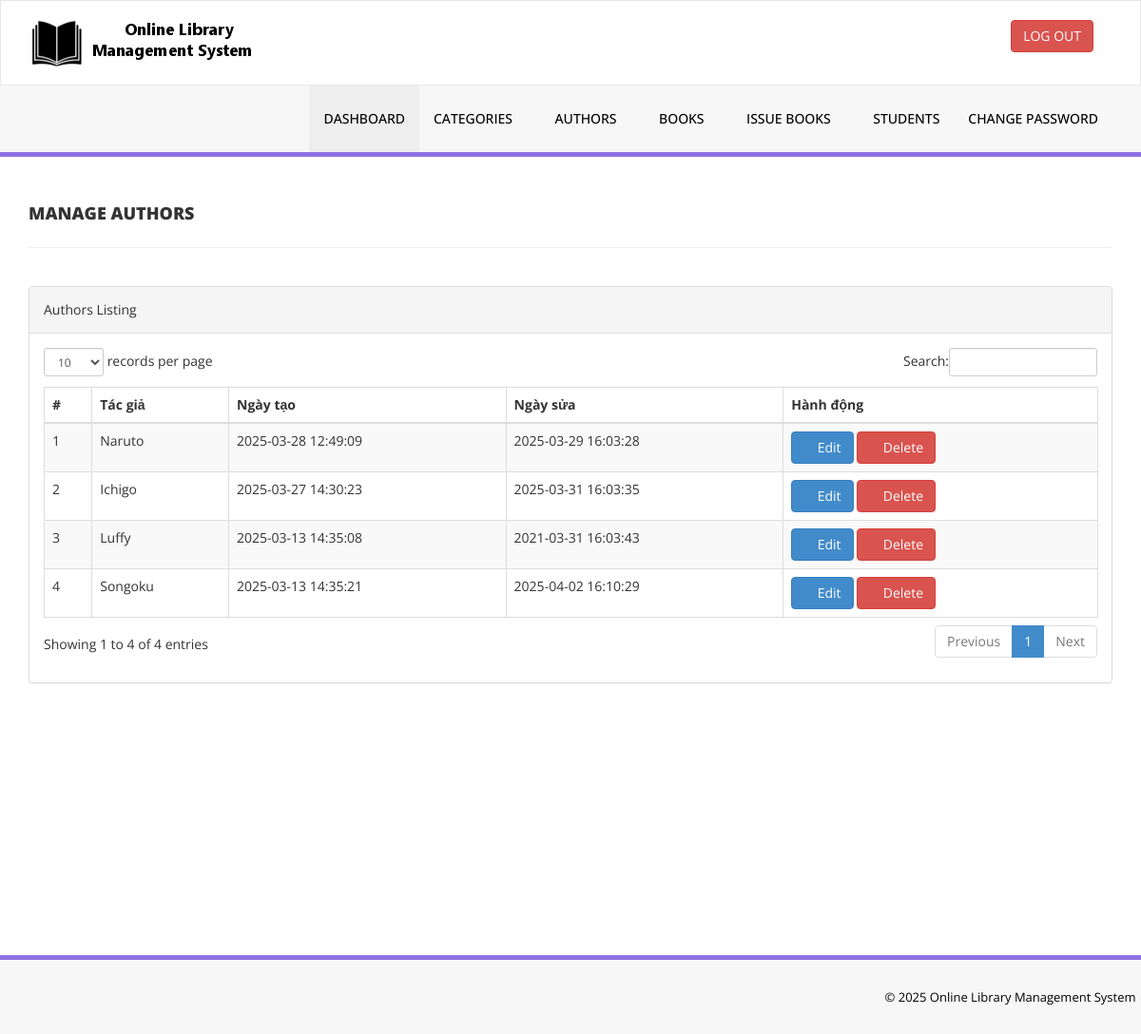
The app's page /admin/manage-authors.php (signed in), older data.
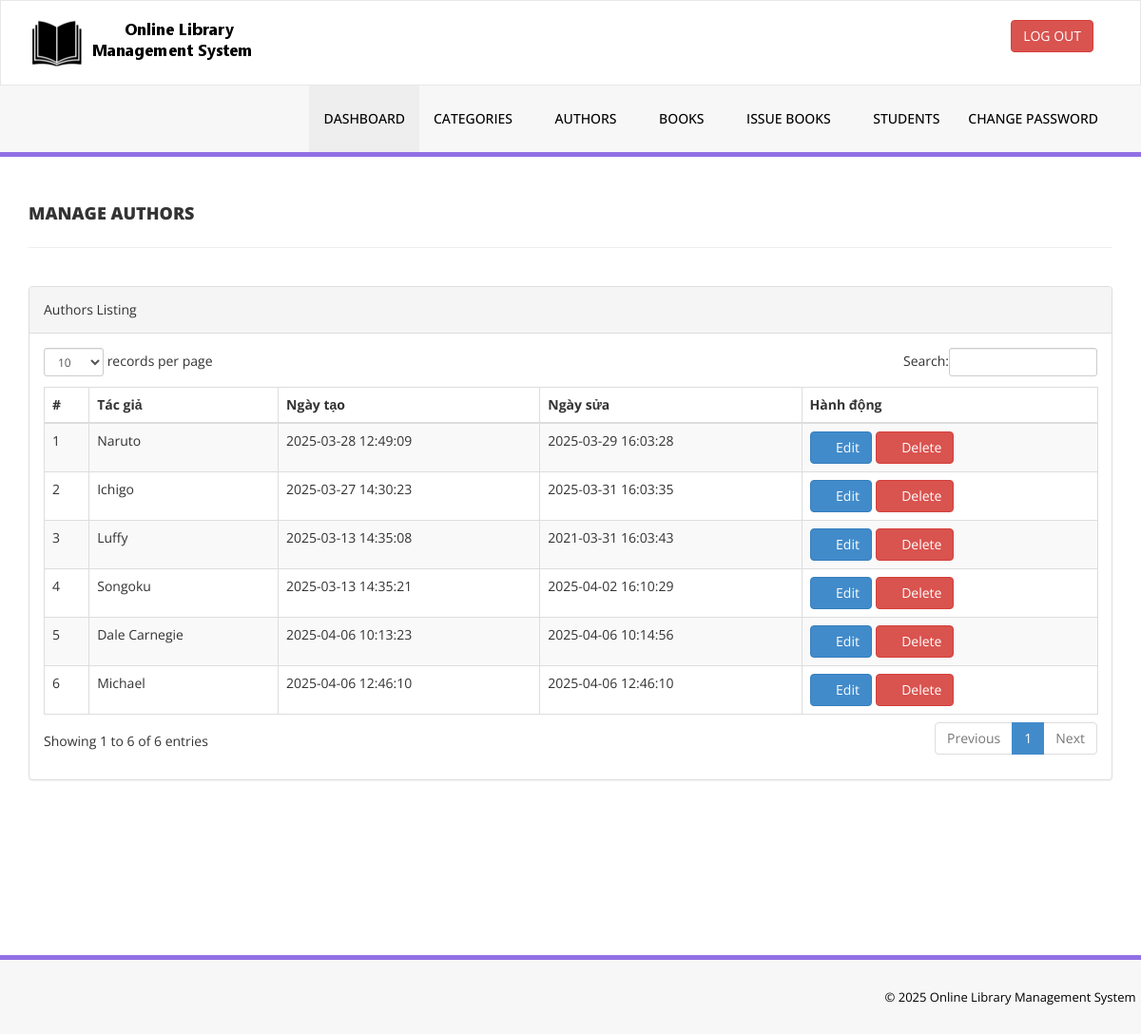
The same page, newer data.
### tables this page shows
CREATE TABLE `tblauthors` (
  `id` int(11) NOT NULL,
  `AuthorName` varchar(159) DEFAULT NULL,
  `creationDate` timestamp NULL DEFAULT current_timestamp(),
  `UpdationDate` timestamp NULL DEFAULT current_timestamp() ON UPDATE current_timestamp()
);

### admin/manage-authors.php (the view, shortened to what this page needs)
<?php
include('includes/config.php');
if(strlen($_SESSION['alogin'])==0)
    {
header('location:index.php');
}
else{
    ?>
<!DOCTYPE html>
<html xmlns="http://www.w3.org/1999/xhtml">
<head>
    <link href="assets/css/bootstrap.css" rel="stylesheet" />
    <link href="assets/css/font-awesome.css" rel="stylesheet" />
    <link href="assets/js/dataTables/dataTables.bootstrap.css" rel="stylesheet" />
    <link href="assets/css/style.css" rel="stylesheet" />
</head>
<body>
<?php include('includes/header.php');?>
    <div class="content-wrapper">
         <div class="container">
        <div class="row pad-botm">
            <div class="col-md-12">
                <h4 class="header-line">Manage Authors</h4>
    </div>
     <div class="row">
</div>
        </div>
            <div class="row">
                <div class="col-md-12">
                    <div class="panel panel-default">
                        <div class="panel-heading">
                           Authors Listing
                        </div>
                        <div class="panel-body">
                            <div class="table-responsive">
                                <table class="table table-striped table-bordered table-hover" id="dataTables-example">
                                    <thead>
                                        <tr>
                                            <th>#</th>
                                            <th>Tác giả</th>
                                            <th>Ngày tạo</th>
                                            <th>Ngày sửa</th>
                                            <th>Hành động</th>
                                        </tr>
                                    </thead>
                                    <tbody>
<?php $sql = "SELECT * from  tblauthors";
$query = $dbh -> prepare($sql);
$query->execute();
$results=$query->fetchAll(PDO::FETCH_OBJ);
$cnt=1;
if($query->rowCount() > 0)
{
foreach($results as $result)
{               ?>
                                        <tr class="odd gradeX">
                                            <td class="center"><?php echo htmlentities($cnt);?></td>
                                            <td class="center"><?php echo htmlentities($result->AuthorName);?></td>
                                            <td class="center"><?php echo htmlentities($result->creationDate);?></td>
                                            <td class="center"><?php echo htmlentities($result->UpdationDate);?></td>
                                            <td class="center">
                                            <a href="edit-author.php?athrid=<?php echo htmlentities($result->id);?>"><button class="btn btn-primary"><i class="fa fa-edit "></i> Edit</button>
                                          <a href="manage-authors.php?del=<?php echo htmlentities($result->id);?>" onclick="return confirm('Are you sure you want to delete?');"" >  <button class="btn btn-danger"><i class="fa fa-pencil"></i> Delete</button>
                                            </td>
                                        </tr>
 <?php $cnt=$cnt+1;}} ?>
                                    </tbody>
                                </table>
                            </div>
                        </div>
                    </div>
                </div>
            </div>
    </div>
    </div>
  <?php include('includes/footer.php');?>
</body>
</html>
<?php } ?>

Row changes from the older to the newer data that the page shows:
added tblauthors: AuthorName "Dale Carnegie", creationDate "2025-04-06 10:13:23", UpdationDate "2025-04-06 10:14:56"
added tblauthors: AuthorName "Michael", creationDate "2025-04-06 12:46:10", UpdationDate "2025-04-06 12:46:10"
Text that changed along with them:
text written by a page script: "records per page Search: Showing 1 to 4 of 4 entries Previous 1 Next" → "records per page Search: Showing 1 to 6 of 6 entries Previous 1 Next"
